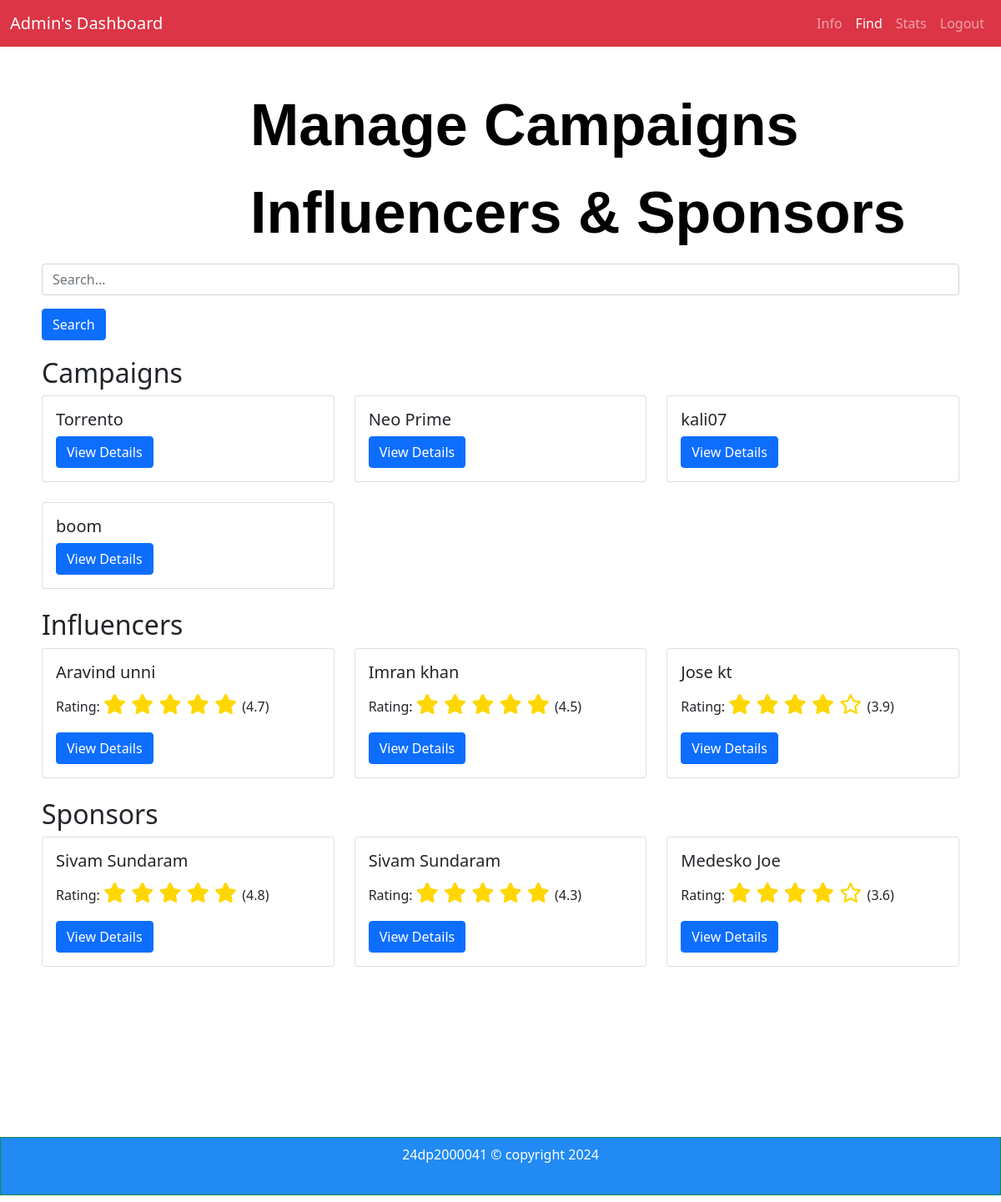
The app's page /find_admin (signed in), older data.
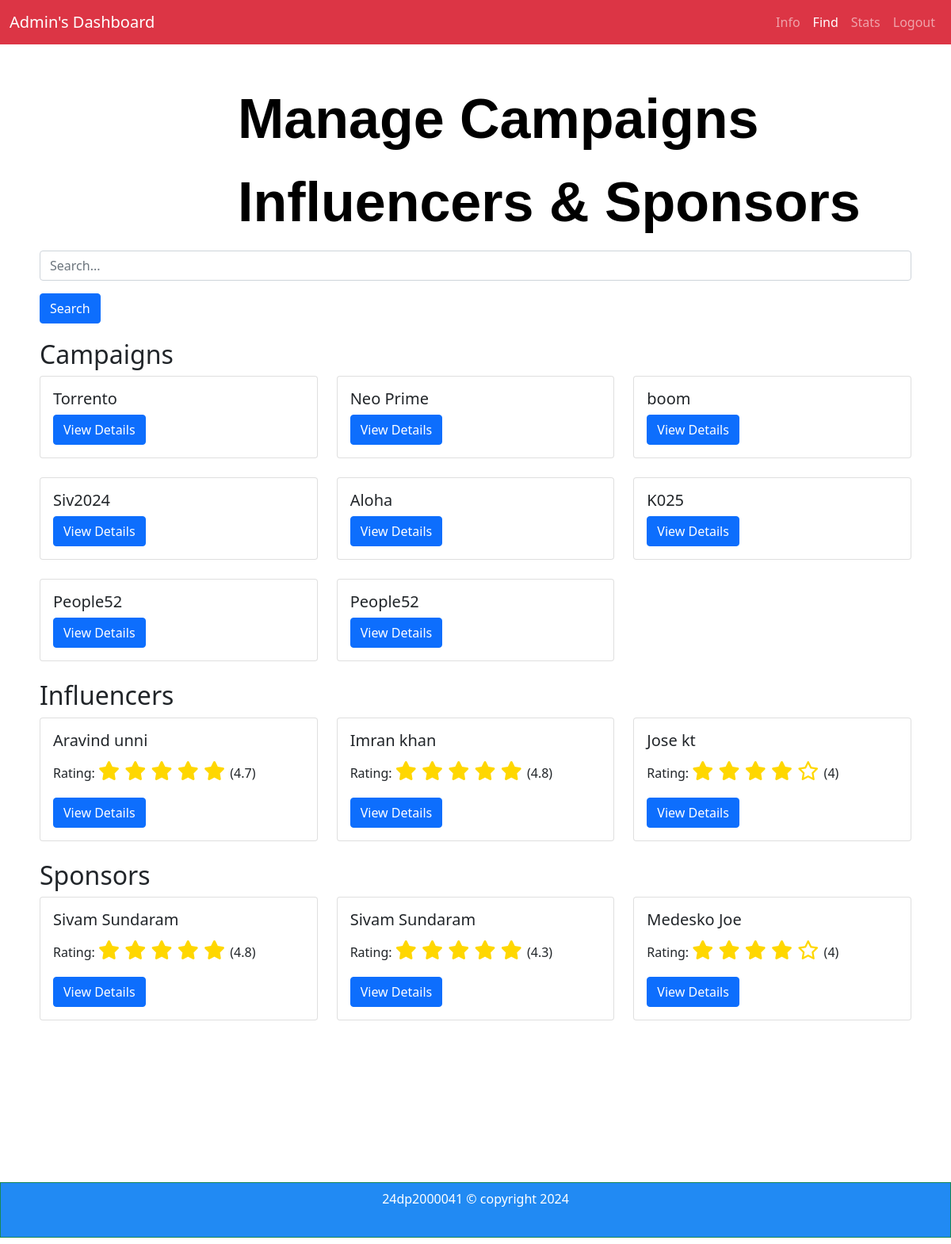
The same page, newer data.
### app.py (models this page shows, shortened)
class Campaign(db.Model):
    id = db.Column(db.Integer, primary_key=True, autoincrement=True)
    name = db.Column(db.String(64), index=True)
    description = db.Column(db.String(256))
    start_date = db.Column(db.Date)
    end_date = db.Column(db.Date)
    budget = db.Column(db.Float)
    visibility = db.Column(db.String(64))
    goals = db.Column(db.String(256))
    sponsor_id = db.Column(db.Integer, db.ForeignKey('user.id'))

class User(db.Model, UserMixin):
    id = db.Column(db.Integer, primary_key=True)
    fname = db.Column(db.String(50), nullable=False)
    lname = db.Column(db.String(50), nullable=False)
    email = db.Column(db.String(100), unique=True, nullable=False)
    password = db.Column(db.String(200), nullable=False)
    category = db.Column(db.String(50), nullable=False)
    role = db.Column(db.String(50), nullable=False)
    info = db.Column(db.Text, nullable=True)
    profile_pic = db.Column(db.String(100), default='default.jpeg')
    rating = db.Column(db.Integer)
    earnings = db.Column(db.Float)
    @property
    def is_active(self):
        return True

### app.py (the view)
@app.route('/find_admin', methods=['GET'])
@login_required
def find_admin():
    search_query = request.args.get('search', '')
    campaigns = Campaign.query.filter(
        (Campaign.name.ilike(f'%{search_query}%')) |
        (Campaign.description.ilike(f'%{search_query}%'))
    ).all()
    influencers = User.query.filter(
        (User.fname.ilike(f'%{search_query}%')) |
        (User.lname.ilike(f'%{search_query}%')) |
        (User.email.ilike(f'%{search_query}%'))
    ).filter(User.role == 'influencer').all()
    sponsors = User.query.filter(
        (User.fname.ilike(f'%{search_query}%')) |
        (User.lname.ilike(f'%{search_query}%')) |
        (User.email.ilike(f'%{search_query}%'))
    ).filter(User.role == 'sponsor').all()
    return render_template('find_admin.html', campaigns=campaigns, influencers=influencers, sponsors=sponsors)

### app.py (called while the page is built)
@login_manager.user_loader
def load_user(user_id):
    return User.query.get(int(user_id))

### templates/find_admin.html (shortened to what the changed rows need)
<!DOCTYPE html>
<html lang="en">
<head>
    <link href="https://cdn.jsdelivr.net/npm/bootstrap@5.0.2/dist/css/bootstrap.min.css" rel="stylesheet">
</head>
<body>
<br>
<br>
    <div class="container1">
        <h2>Campaigns</h2>
        <div class="row">
            {% for campaign in campaigns %}
            <div class="col-md-4">
                <div class="card mb-4">
                    <div class="card-body">
                        <h5 class="card-title">{{ campaign.name }}</h5>
                        <button type="button" class="btn btn-primary" data-bs-toggle="modal" data-bs-target="#campaignModal{{ campaign.id }}">
                            View Details
                        </button>
                    </div>
                </div>
            </div>
            {% endfor %}
        </div>
        <h2>Influencers</h2>
        <div class="row">
            {% for influencer in influencers %}
            <div class="col-md-4">
                <div class="card mb-4">
                    <div class="card-body">
                        <h5 class="card-title">{{ influencer.fname }} {{ influencer.lname }}</h5>
                        <p>Rating: <span class="star-rating">
                            {% set rating = influencer.rating if influencer.rating is not none else 0 %}
                            {% for i in range(5) %}
                                {% if i < rating %}
                                    <i class="fas fa-star"></i>
                                {% else %}
                                    <i class="far fa-star"></i>
                                {% endif %}
                            {% endfor %}
                        </span> ({{ rating }})</p>
                        <button type="button" class="btn btn-primary" data-bs-toggle="modal" data-bs-target="#influencerModal{{ influencer.id }}">
                            View Details
                        </button>
                    </div>
                </div>
            </div>
            {% endfor %}
        </div>
        <h2>Sponsors</h2>
        <div class="row">
            {% for sponsor in sponsors %}
            <div class="col-md-4">
                <div class="card mb-4">
                    <div class="card-body">
                        <h5 class="card-title">{{ sponsor.fname }} {{ sponsor.lname }}</h5>
                        <p>Rating: <span class="star-rating">
                            {% set rating = sponsor.rating if sponsor.rating is not none else 0 %}
                            {% for i in range(5) %}
                                {% if i < rating %}
                                    <i class="fas fa-star"></i>
                                {% else %}
                                    <i class="far fa-star"></i>
                                {% endif %}
                            {% endfor %}
                        </span> ({{ rating }})</p>
                        <button type="button" class="btn btn-primary" data-bs-toggle="modal" data-bs-target="#sponsorModal{{ sponsor.id }}">
                            View Details
                        </button>
                    </div>
                </div>
            </div>
            {% endfor %}
        </div>
    </div>
</body>
</html>

Row changes from the older to the newer data that the page shows:
removed Campaign: name "kali07"
added Campaign: name "Siv2024"
added Campaign: name "Aloha"
added Campaign: name "K025"
added Campaign: name "People52"
added Campaign: name "People52"
changed User "Imran": rating "4.5" → "4.8"
changed User "Jose": rating "3.9" → "4"
changed User "Medesko": rating "3.6" → "4"
